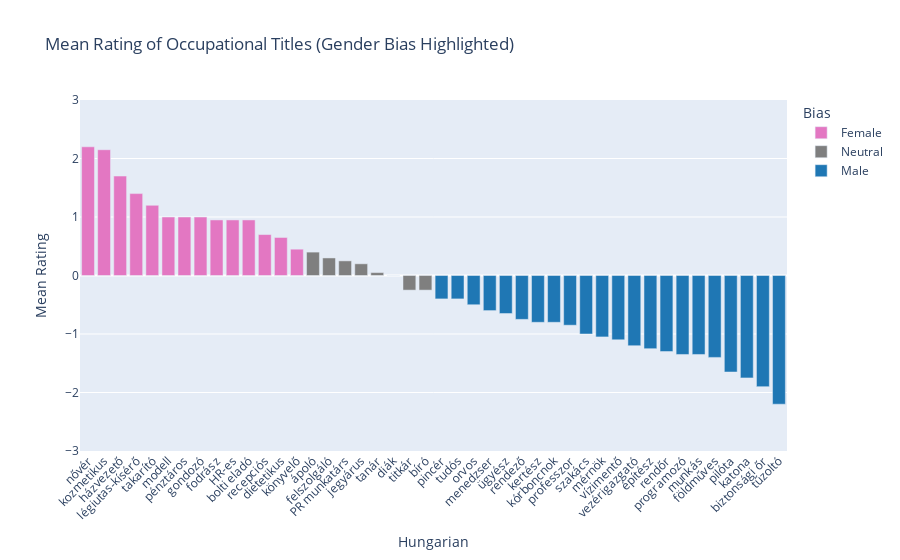

Here is the notebook cell this chart was saved with:
### Markdown cell above
### Plot

### Code cell
# Remove operational rows
df_hu_plot = df_hu[~df_hu['hu'].isin(['Age', 'Gender', 'Mean Rating'])]

# Add a color column based on rating sign: female (rating > 0), male (rating < 0), neutral (rating == 0)
df_hu_plot['bias'] = df_hu_plot['hu_mean'].apply(
    lambda x: 'Female' if x > mean_max else ('Male' if x < mean_min else 'Neutral')
)

color_map = {
    'Female': '#e377c2',   # pinkish
    'Male': '#1f77b4',  # blue
    'Neutral': '#7f7f7f'     # gray
}

fig = px.bar(
    df_hu_plot,
    x='hu',
    y='hu_mean',
    color='bias',
    color_discrete_map = color_map,
    title='Mean Rating of Occupational Titles (Gender Bias Highlighted)',
    labels={'hu': 'Hungarian', 'en': 'English', 'bias': 'Bias', 'hu_mean': 'Rating',},
    hover_data=['zh', 'en', 'hu_mean']
)
fig.update_layout(
    xaxis_tickangle=-45,
    yaxis=dict(
        range=[-3, 3],
        tickvals=[-3, -2, -1, 0, 1, 2, 3],
        title='Mean Rating'
    )
)
fig.show()

# Save this as a html and image
fig.write_html('occupations_hu.html')
fig.write_image('occupations_hu.png', scale=2, width=1000, height=500)

### Figure 1 — Plotly figure (JSON) as saved in the notebook; plotly's stock layout.template omitted (floating-point values rounded to 4 significant figures)
{"data": [{"customdata": [["护士", "nurse"], ["美容师", "beautician"], ["家政员", "housekeeper"], ["乘务员", "flight attendant"], ["保洁", "cleaner"], ["模特", "model"], ["收银员", "cashier"], ["护工", "caretaker"], ["理发师", "hairdresser"], ["人力資源", "HR specialist"], ["导购员", "shop assistant"], ["前台", "receptionist"], ["营养师", "dietitian"], ["会计", "accountant"]], "hovertemplate": "Bias=Female<br>Hungarian=%{x}<br>Rating=%{y}<br>zh=%{customdata[0]}<br>English=%{customdata[1]}<extra></extra>", "legendgroup": "Female", "marker": {"color": "#e377c2", "pattern": {"shape": ""}}, "name": "Female", "orientation": "v", "showlegend": true, "textposition": "auto", "type": "bar", "x": ["nővér", "kozmetikus", "házvezető", "légiutas-kísérő", "takarító", "modell", "pénztáros", "gondozó", "fodrász", "HR-es", "bolti eladó", "recepciós", "dietetikus", "könyvelő"], "xaxis": "x", "y": [2.2, 2.15, 1.7, 1.4, 1.2, 1.0, 1.0, 1.0, 0.95, 0.95, 0.95, 0.7, 0.65, 0.45], "yaxis": "y"}, {"customdata": [["护士 (男)", "(male) nurse"], ["服务员*", "waiter*"], ["公关", "PR specialist"], ["售票员", "ticketseller"], ["教师", "teacher"], ["學生", "student"], ["秘书", "secretary"], ["法官", "judge"]], "hovertemplate": "Bias=Neutral<br>Hungarian=%{x}<br>Rating=%{y}<br>zh=%{customdata[0]}<br>English=%{customdata[1]}<extra></extra>", "legendgroup": "Neutral", "marker": {"color": "#7f7f7f", "pattern": {"shape": ""}}, "name": "Neutral", "orientation": "v", "showlegend": true, "textposition": "auto", "type": "bar", "x": ["ápoló", "felszolgáló", "PR munkatárs", "jegyárus", "tanár", "diák", "titkár", "bíró"], "xaxis": "x", "y": [0.4, 0.3, 0.25, 0.2, 0.05, 0.0, -0.25, -0.25], "yaxis": "y"}, {"customdata": [["服务员", "waiter"], ["科学家", "scientist"], ["医生", "doctor"], ["高管", "manager"], ["检察官", "prosecutor"], ["导演", "director"], ["園丁", "gardener"], ["法医", "pathologist"], ["教授", "professor"], ["厨师", "chef"], ["工程师", "engineer"], ["救生员", "lifeguard"], ["董事长", "CEO"], ["建筑师", "architect"], ["警察", "police officer"], ["程序员", "programmer"], ["工人", "worker"], ["農民", "farmer"], ["機長", "pilot"], ["军人", "soldier"], ["保安", "security guard"], ["消防员", "firefighter"]], "hovertemplate": "Bias=Male<br>Hungarian=%{x}<br>Rating=%{y}<br>zh=%{customdata[0]}<br>English=%{customdata[1]}<extra></extra>", "legendgroup": "Male", "marker": {"color": "#1f77b4", "pattern": {"shape": ""}}, "name": "Male", "orientation": "v", "showlegend": true, "textposition": "auto", "type": "bar", "x": ["pincér", "tudós", "orvos", "menedzser", "ügyész", "rendező", "kertész", "kórboncnok", "professzor", "szakács", "mérnök", "vízimentő", "vezérigazgató", "építész", "rendőr", "programozó", "munkás", "földműves", "pilóta", "katona", "biztonsági őr", "tűzoltó"], "xaxis": "x", "y": [-0.4, -0.4, -0.5, -0.6, -0.65, -0.75, -0.8, -0.8, -0.85, -1.0, -1.05, -1.1, -1.2, -1.25, -1.3, -1.35, -1.35, -1.4, -1.65, -1.75, -1.9, -2.2], "yaxis": "y"}], "layout": {"barmode": "relative", "legend": {"title": {"text": "Bias"}, "tracegroupgap": 0}, "title": {"text": "Mean Rating of Occupational Titles (Gender Bias Highlighted)"}, "xaxis": {"anchor": "y", "domain": [0, 1], "tickangle": -45, "title": {"text": "Hungarian"}}, "yaxis": {"anchor": "x", "domain": [0, 1], "range": [-3, 3], "tickvals": [-3, -2, -1, 0, 1, 2, 3], "title": {"text": "Mean Rating"}}}}
